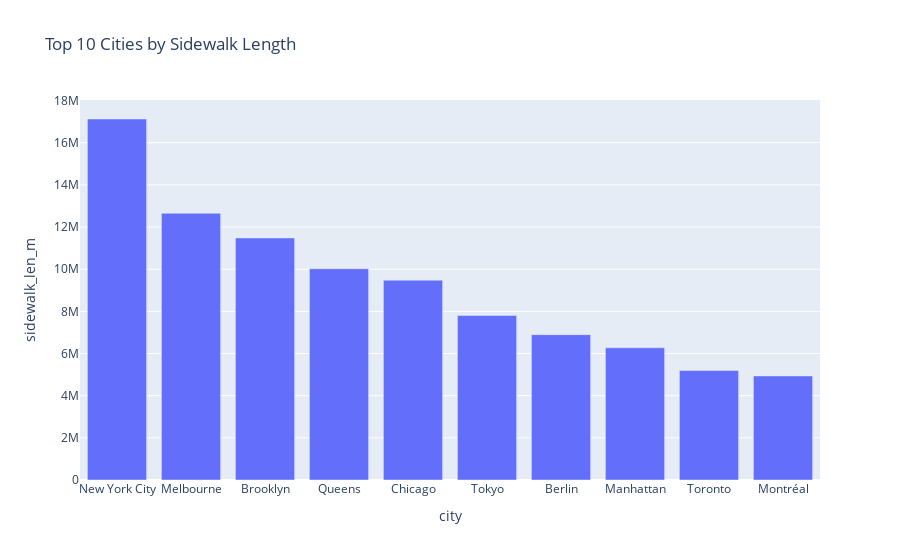

Write notebook code for a chart like this one.
### Markdown cell above
## Bar Chart: Top 10 Cities by Sidewalk Length

### Code cell
df_sorted = df.nlargest(10, 'sidewalk_len_m')
px.bar(df_sorted, x='city', y='sidewalk_len_m', title='Top 10 Cities by Sidewalk Length')

### Figure 1 — Plotly figure (JSON) as saved in the notebook; plotly's stock layout.template omitted (floating-point values rounded to 4 significant figures)
{"data": [{"hovertemplate": "city=%{x}<br>sidewalk_len_m=%{y}<extra></extra>", "legendgroup": "", "marker": {"color": "#636efa", "pattern": {"shape": ""}}, "name": "", "orientation": "v", "showlegend": false, "textposition": "auto", "type": "bar", "x": ["New York City", "Melbourne", "Brooklyn", "Queens", "Chicago", "Tokyo", "Berlin", "Manhattan", "Toronto", "Montréal"], "xaxis": "x", "y": [17130000.0, 12650000.0, 11480000.0, 10020000.0, 9481000.0, 7801000.0, 6896000.0, 6273000.0, 5193000.0, 4938000.0], "yaxis": "y"}], "layout": {"barmode": "relative", "legend": {"tracegroupgap": 0}, "title": {"text": "Top 10 Cities by Sidewalk Length"}, "xaxis": {"anchor": "y", "domain": [0, 1], "title": {"text": "city"}}, "yaxis": {"anchor": "x", "domain": [0, 1], "title": {"text": "sidewalk_len_m"}}}}
